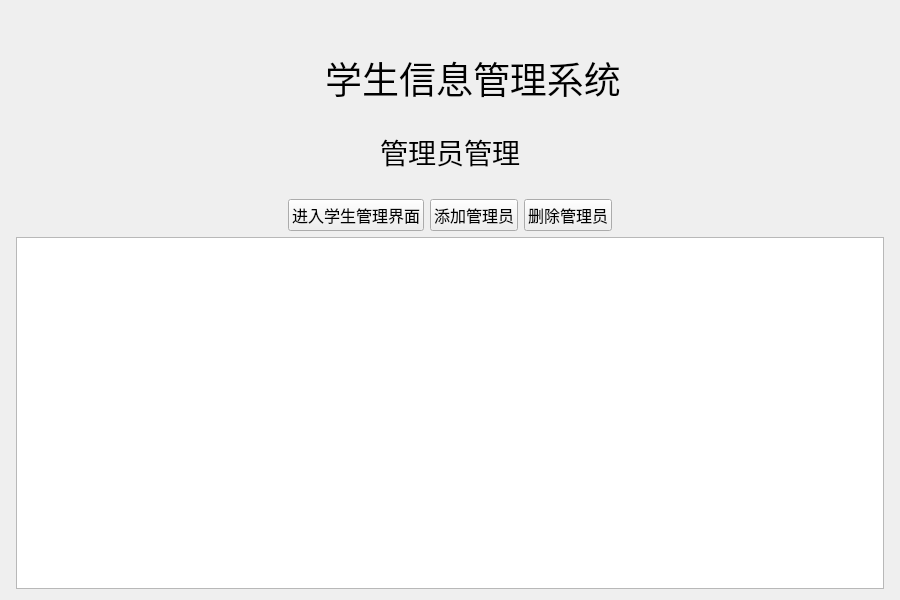
<?xml version="1.0" encoding="UTF-8"?>
<ui version="4.0">
 <class>admin</class>
 <widget class="QWidget" name="admin">
  <property name="geometry">
   <rect>
    <x>0</x>
    <y>0</y>
    <width>900</width>
    <height>600</height>
   </rect>
  </property>
  <property name="minimumSize">
   <size>
    <width>900</width>
    <height>600</height>
   </size>
  </property>
  <property name="maximumSize">
   <size>
    <width>900</width>
    <height>600</height>
   </size>
  </property>
  <property name="windowTitle">
   <string>Form</string>
  </property>
  <layout class="QVBoxLayout" name="verticalLayout">
   <item>
    <spacer name="verticalSpacer">
     <property name="orientation">
      <enum>Qt::Vertical</enum>
     </property>
     <property name="sizeType">
      <enum>QSizePolicy::Fixed</enum>
     </property>
     <property name="sizeHint" stdset="0">
      <size>
       <width>20</width>
       <height>40</height>
      </size>
     </property>
    </spacer>
   </item>
   <item>
    <layout class="QHBoxLayout" name="horizontalLayout_2">
     <item>
      <spacer name="horizontalSpacer">
       <property name="orientation">
        <enum>Qt::Horizontal</enum>
       </property>
       <property name="sizeHint" stdset="0">
        <size>
         <width>40</width>
         <height>20</height>
        </size>
       </property>
      </spacer>
     </item>
     <item>
      <widget class="QLabel" name="label_logo">
       <property name="minimumSize">
        <size>
         <width>40</width>
         <height>40</height>
        </size>
       </property>
       <property name="maximumSize">
        <size>
         <width>40</width>
         <height>40</height>
        </size>
       </property>
       <property name="styleSheet">
        <string notr="true">image: url(:/img/icons/logo.png);</string>
       </property>
       <property name="text">
        <string/>
       </property>
      </widget>
     </item>
     <item>
      <widget class="QLabel" name="label_biaoti">
       <property name="minimumSize">
        <size>
         <width>310</width>
         <height>30</height>
        </size>
       </property>
       <property name="font">
        <font>
         <family>楷体</family>
         <pointsize>28</pointsize>
        </font>
       </property>
       <property name="text">
        <string>学生信息管理系统</string>
       </property>
       <property name="alignment">
        <set>Qt::AlignCenter</set>
       </property>
      </widget>
     </item>
     <item>
      <spacer name="horizontalSpacer_2">
       <property name="orientation">
        <enum>Qt::Horizontal</enum>
       </property>
       <property name="sizeHint" stdset="0">
        <size>
         <width>40</width>
         <height>20</height>
        </size>
       </property>
      </spacer>
     </item>
    </layout>
   </item>
   <item>
    <spacer name="verticalSpacer_2">
     <property name="orientation">
      <enum>Qt::Vertical</enum>
     </property>
     <property name="sizeType">
      <enum>QSizePolicy::Fixed</enum>
     </property>
     <property name="sizeHint" stdset="0">
      <size>
       <width>20</width>
       <height>20</height>
      </size>
     </property>
    </spacer>
   </item>
   <item>
    <layout class="QHBoxLayout" name="horizontalLayout_3">
     <item>
      <spacer name="horizontalSpacer_5">
       <property name="orientation">
        <enum>Qt::Horizontal</enum>
       </property>
       <property name="sizeHint" stdset="0">
        <size>
         <width>40</width>
         <height>20</height>
        </size>
       </property>
      </spacer>
     </item>
     <item>
      <widget class="QLabel" name="label_admin">
       <property name="font">
        <font>
         <family>楷体</family>
         <pointsize>21</pointsize>
        </font>
       </property>
       <property name="text">
        <string>管理员管理</string>
       </property>
       <property name="alignment">
        <set>Qt::AlignCenter</set>
       </property>
      </widget>
     </item>
     <item>
      <spacer name="horizontalSpacer_6">
       <property name="orientation">
        <enum>Qt::Horizontal</enum>
       </property>
       <property name="sizeHint" stdset="0">
        <size>
         <width>40</width>
         <height>20</height>
        </size>
       </property>
      </spacer>
     </item>
    </layout>
   </item>
   <item>
    <spacer name="verticalSpacer_3">
     <property name="orientation">
      <enum>Qt::Vertical</enum>
     </property>
     <property name="sizeType">
      <enum>QSizePolicy::Fixed</enum>
     </property>
     <property name="sizeHint" stdset="0">
      <size>
       <width>20</width>
       <height>20</height>
      </size>
     </property>
    </spacer>
   </item>
   <item>
    <layout class="QHBoxLayout" name="horizontalLayout">
     <item>
      <spacer name="horizontalSpacer_3">
       <property name="orientation">
        <enum>Qt::Horizontal</enum>
       </property>
       <property name="sizeHint" stdset="0">
        <size>
         <width>40</width>
         <height>20</height>
        </size>
       </property>
      </spacer>
     </item>
     <item>
      <widget class="QPushButton" name="join_home">
       <property name="minimumSize">
        <size>
         <width>0</width>
         <height>30</height>
        </size>
       </property>
       <property name="font">
        <font>
         <family>楷体</family>
         <pointsize>12</pointsize>
        </font>
       </property>
       <property name="text">
        <string>进入学生管理界面</string>
       </property>
      </widget>
     </item>
     <item>
      <widget class="QPushButton" name="add_admin">
       <property name="minimumSize">
        <size>
         <width>0</width>
         <height>30</height>
        </size>
       </property>
       <property name="font">
        <font>
         <family>楷体</family>
         <pointsize>12</pointsize>
        </font>
       </property>
       <property name="text">
        <string>添加管理员</string>
       </property>
      </widget>
     </item>
     <item>
      <widget class="QPushButton" name="delete_admin">
       <property name="minimumSize">
        <size>
         <width>0</width>
         <height>30</height>
        </size>
       </property>
       <property name="font">
        <font>
         <family>楷体</family>
         <pointsize>12</pointsize>
        </font>
       </property>
       <property name="text">
        <string>删除管理员</string>
       </property>
      </widget>
     </item>
     <item>
      <spacer name="horizontalSpacer_4">
       <property name="orientation">
        <enum>Qt::Horizontal</enum>
       </property>
       <property name="sizeHint" stdset="0">
        <size>
         <width>40</width>
         <height>20</height>
        </size>
       </property>
      </spacer>
     </item>
    </layout>
   </item>
   <item>
    <layout class="QHBoxLayout" name="horizontalLayout_4">
     <item>
      <spacer name="horizontalSpacer_7">
       <property name="orientation">
        <enum>Qt::Horizontal</enum>
       </property>
       <property name="sizeType">
        <enum>QSizePolicy::Fixed</enum>
       </property>
       <property name="sizeHint" stdset="0">
        <size>
         <width>5</width>
         <height>20</height>
        </size>
       </property>
      </spacer>
     </item>
     <item>
      <widget class="QTableWidget" name="tableWidget_admin"/>
     </item>
     <item>
      <spacer name="horizontalSpacer_8">
       <property name="orientation">
        <enum>Qt::Horizontal</enum>
       </property>
       <property name="sizeType">
        <enum>QSizePolicy::Fixed</enum>
       </property>
       <property name="sizeHint" stdset="0">
        <size>
         <width>5</width>
         <height>20</height>
        </size>
       </property>
      </spacer>
     </item>
    </layout>
   </item>
  </layout>
 </widget>
 <resources/>
 <connections/>
</ui>
